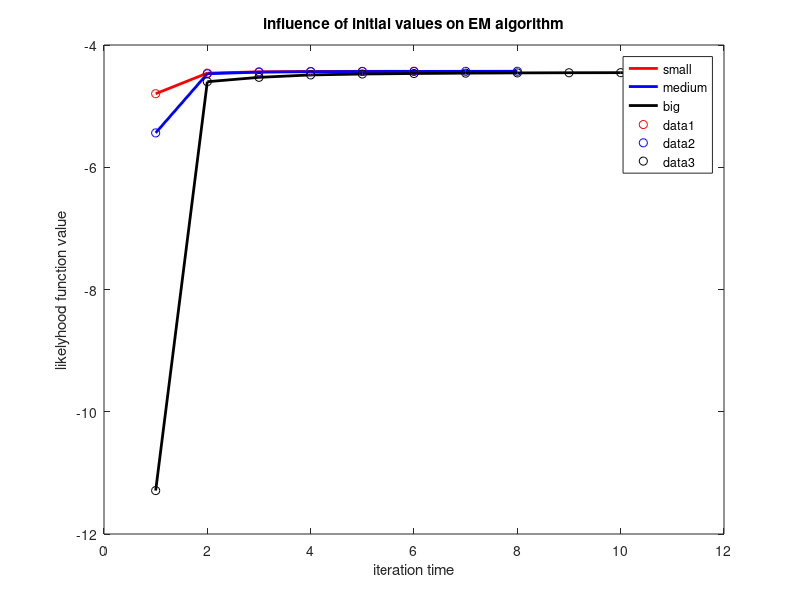

Recreate this plot in MATLAB.
function EMGMM()
%parameter initialization
error_report_counter=1;
mu=[10,3;1,1;5,4];
sigma=[1,1;1.5,1.5;2,2];
C=cat(3,[1,0;0,1],[1.5,0;0,1.5],[2,0;0,2]);

%generate 100 N(mu_1,C_1) 
%generate 100 N(mu_2,C_2) 
%generate 100 N(mu_3,C_3)
%sample container: Y=[], len(Y)=300, Y(i)=[x,y]
% C_i is decoupled, generate each component respectively

%random number generation
Y=zeros([300,2]);
for i=1:3
    for j=1:2
        for k=1:100
            Y(100*(i-1)+k,j)=random('Normal',mu(i,j),sigma(i,j));
        end
    end
end

%GMM plotting routine
if(nargin==1)
scatter(Y(:,1),Y(:,2),'X')
title('sample distribution')
saveas(gcf,'sample_distribution','epsc')
return;
end

%generate 3 datasets
w_initial=[0.3,0.3,0.4];
mu_initial=mu-random('normal',0,1,3,2);
C_initial=C;
y1=EMGMM_task(w_initial,mu_initial,C_initial);
w_initial=[0.25,0.25,0.5];
mu_initial=mu-random('normal',0,1.5,3,2);
C_initial=C;
y2=EMGMM_task(w_initial,mu_initial,C_initial);
w_initial=[0.45,0.4,0.15];
mu_initial=mu-random('normal',0,2.5,3,2);
C_initial=cat(3,[1,0;0,1],[1,0;0,1],[1,0;0,1]);
y3=EMGMM_task(w_initial,mu_initial,C_initial);
clf
plot(1:length(y1),y1,'r','LineWidth',2);
hold on
plot(1:length(y2),y2,'b','LineWidth',2)
plot(1:length(y3),y3,'k','LineWidth',2)
legend('small','medium','big')
scatter(1:length(y1),y1,'r')
scatter(1:length(y2),y2,'b')
scatter(1:length(y3),y3,'k')
title('influence of initial values on EM algorithm')
xlabel('iteration time')
ylabel('likelyhood function value')
saveas(gcf,'likelyhood_funtion_change','epsc')
function y=EMGMM_task(w_initial,mu_initial,C_initial)%return LikelyhoodFunctionAverage
mMax=500;
LikelyhoodFunction=Inf([mMax,1]);
%used for estimating the final error
wLast=w_initial;
muLast=mu_initial;
CLast=C_initial;

epsilon_estimation=0.001;
%average over different random samples
EMGMM_inner(w_initial,mu_initial,C_initial,epsilon_estimation);

end_pointer=1;
while(LikelyhoodFunction(end_pointer)~=Inf)    
    end_pointer=end_pointer+1;
end
end_pointer=end_pointer-1;
average_times=1;
LikelyhoodFunctionAverage=zeros([average_times,end_pointer]);
for it=1:average_times
    LikelyhoodFunctionAverage(it,:)=LikelyhoodFunction(1:end_pointer)';
    if(it~=average_times)
        EMGMM_inner(w_initial,mu_initial,C_initial,epsilon_estimation);    
    end
end
%disp the initial error and the estimated error
error_initial=sprintf('%d & %0.2f & %0.2f & %0.2f & %0.2f & %0.2f & %0.2f \\\\',error_report_counter,norm(w_initial-[1,1,1]/3),...+
norm(wLast-[1,1,1]/3),norm(mu_initial-mu),norm(muLast-mu),...+
norm(C_initial(:,:,1)-C(:,:,1))+norm(C_initial(:,:,2)-C(:,:,2))+norm(C_initial(:,:,3)-C(:,:,3)),...+
norm(CLast(:,:,1)-C(:,:,1))+norm(CLast(:,:,2)-C(:,:,2))+norm(CLast(:,:,3)-C(:,:,3)));
disp(error_initial);
error_report_counter=error_report_counter+1;
%then return LikelyhoodFunctionAverage
y=mean(LikelyhoodFunctionAverage,1);

function EMGMM_inner(given_w,given_mu,given_C,given_epsilon)
%EM Algorithm Implementation
%S1
%set maximum iteration times
K=3;
N=300;
%m: iteration pointer
m=1;
epsilon=given_epsilon;%0.01;
gamma=zeros([N,K]);
smallN=zeros([1,K]);
%we only save the current w,mu,C and last w,mu,C
%initial guess of w,mu,C
wLast=given_w;%[0.33,0.33,0.34];
muLast=given_mu;
CLast=given_C;
wCurrent=wLast;
muCurrent=muLast;
CCurrent=CLast;
LikelyhoodFunction(1)=CalculateLikelyhood(wLast,muLast,CLast);
while(m<mMax)
%S2:E
    for i=1:N
        tmp_sum=0;
        for k=1:K
            gamma(i,k)=wLast(k)*CalculateNormalPDF(Y(i,:),muLast(k,:),CLast(:,:,k));
            tmp_sum=tmp_sum+gamma(i,k);
        end
        for k=1:K
            gamma(i,k)=gamma(i,k)/tmp_sum;
        end
    end
    for k=1:K
        smallN(k)=sum(gamma(:,k));
    end

%S3:M
    wCurrent=smallN/N;
    for k=1:K    
    muCurrent(k,:)=[0,0];
        for i=1:N
            muCurrent(k,:)=muCurrent(k,:)+gamma(i,k)*Y(i,:);
        end
    muCurrent(k,:)=muCurrent(k,:)/smallN(k);
    end
    for k=1:K    
    CCurrent(:,:,k)=[0,0;0,0];
        for i=1:N
            CCurrent(:,:,k)=CCurrent(:,:,k)+gamma(i,k)*(Y(i,:)-muCurrent(k,:))'*(Y(i,:)-muCurrent(k,:));
        end
    CCurrent(:,:,k)=CCurrent(:,:,k)/smallN(k);
    end

%S4
    LikelyhoodFunction(m+1)=CalculateLikelyhood(wCurrent,muCurrent,CCurrent);
    assert(LikelyhoodFunction(m+1)>LikelyhoodFunction(m));
    if(LikelyhoodFunction(m+1)<LikelyhoodFunction(m)+epsilon)
        break
    else
        m=m+1;
        wLast=wCurrent;
        muLast=muCurrent;
        CLast=CCurrent;
    end
end
function y=CalculateNormalPDF(y_ii,mu_ii,C_ii)
%dimension=2
%y_ii,mu_ii are 2d row vectors
%C_ii is 2\times 2 matrix
    tmp_diff=y_ii-mu_ii;
    y=(1/(2*pi*sqrt(det(C_ii))))*exp(-tmp_diff*(C_ii\tmp_diff')/2);
end
function L=CalculateLikelyhood(w_i,mu_i,C_i)
    L=0;
    for iii=1:N
        L_inner=0;
        for jjj=1:K
            L_inner=L_inner+w_i(jjj)*CalculateNormalPDF(Y(iii,:),mu_i(jjj,:),C_i(:,:,jjj));
        end
        L=L+log(L_inner);
    end
    L=L/N;
end
end
end
end